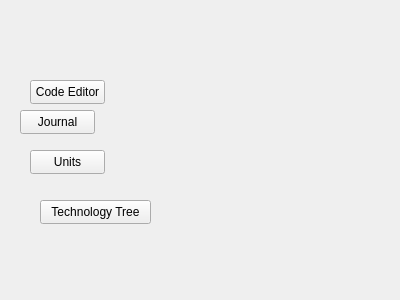
<?xml version="1.0" encoding="UTF-8"?>
<ui version="4.0">
 <class>Container</class>
 <widget class="QWidget" name="Container">
  <property name="geometry">
   <rect>
    <x>0</x>
    <y>0</y>
    <width>400</width>
    <height>300</height>
   </rect>
  </property>
  <property name="windowTitle">
   <string>Form</string>
  </property>
  <widget class="QPushButton" name="EditorButton">
   <property name="geometry">
    <rect>
     <x>30</x>
     <y>80</y>
     <width>75</width>
     <height>24</height>
    </rect>
   </property>
   <property name="text">
    <string>Code Editor</string>
   </property>
  </widget>
  <widget class="QPushButton" name="JournalButton">
   <property name="geometry">
    <rect>
     <x>20</x>
     <y>110</y>
     <width>75</width>
     <height>24</height>
    </rect>
   </property>
   <property name="text">
    <string>Journal</string>
   </property>
  </widget>
  <widget class="QPushButton" name="FleetButton">
   <property name="geometry">
    <rect>
     <x>30</x>
     <y>150</y>
     <width>75</width>
     <height>24</height>
    </rect>
   </property>
   <property name="text">
    <string>Units</string>
   </property>
  </widget>
  <widget class="QPushButton" name="TechtreeButton">
   <property name="geometry">
    <rect>
     <x>40</x>
     <y>200</y>
     <width>111</width>
     <height>24</height>
    </rect>
   </property>
   <property name="text">
    <string>Technology Tree</string>
   </property>
  </widget>
 </widget>
 <resources/>
 <connections/>
</ui>
